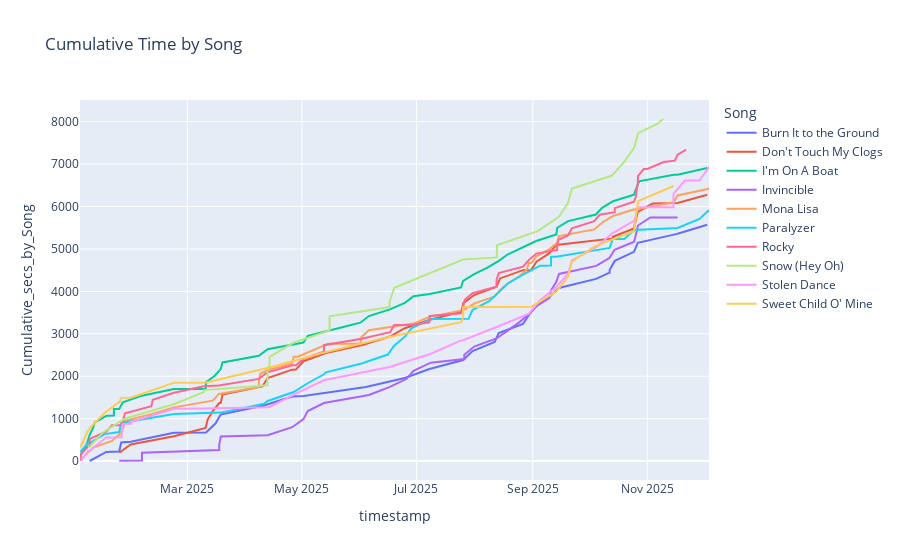

The notebook cell saved with this chart:
### Code cell
trend_graph(year_25, 'Song', 10)
